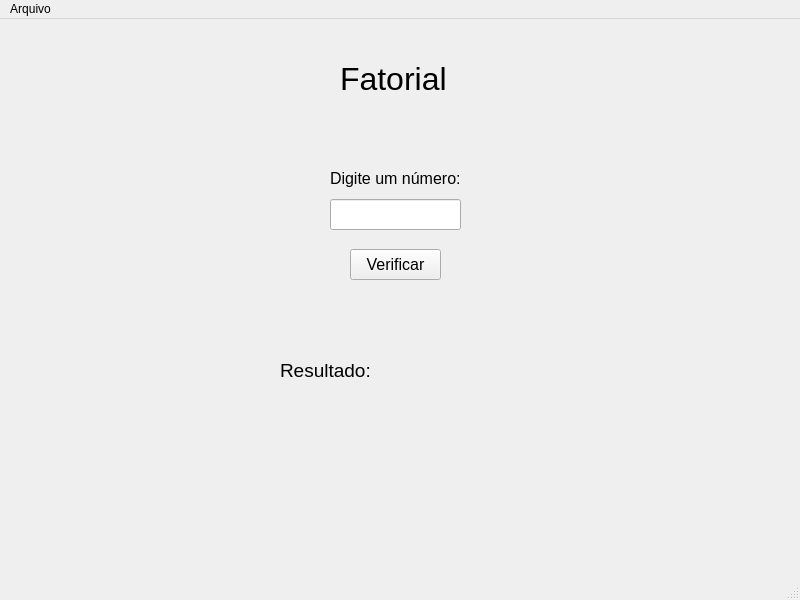
<?xml version="1.0" encoding="UTF-8"?>
<ui version="4.0">
 <class>MainWindow</class>
 <widget class="QMainWindow" name="MainWindow">
  <property name="geometry">
   <rect>
    <x>0</x>
    <y>0</y>
    <width>800</width>
    <height>600</height>
   </rect>
  </property>
  <property name="windowTitle">
   <string>MainWindow</string>
  </property>
  <widget class="QWidget" name="centralwidget">
   <widget class="QLabel" name="label">
    <property name="geometry">
     <rect>
      <x>340</x>
      <y>40</y>
      <width>105</width>
      <height>39</height>
     </rect>
    </property>
    <property name="font">
     <font>
      <pointsize>24</pointsize>
     </font>
    </property>
    <property name="text">
     <string>Fatorial</string>
    </property>
   </widget>
   <widget class="QLineEdit" name="lineEdit">
    <property name="geometry">
     <rect>
      <x>330</x>
      <y>180</y>
      <width>131</width>
      <height>31</height>
     </rect>
    </property>
   </widget>
   <widget class="QPushButton" name="pushButton">
    <property name="geometry">
     <rect>
      <x>350</x>
      <y>230</y>
      <width>91</width>
      <height>31</height>
     </rect>
    </property>
    <property name="font">
     <font>
      <pointsize>12</pointsize>
     </font>
    </property>
    <property name="text">
     <string>Verificar</string>
    </property>
   </widget>
   <widget class="QLabel" name="label_input">
    <property name="geometry">
     <rect>
      <x>330</x>
      <y>150</y>
      <width>135</width>
      <height>19</height>
     </rect>
    </property>
    <property name="font">
     <font>
      <pointsize>12</pointsize>
     </font>
    </property>
    <property name="text">
     <string>Digite um número:</string>
    </property>
   </widget>
   <widget class="QLabel" name="num_output">
    <property name="geometry">
     <rect>
      <x>380</x>
      <y>310</y>
      <width>381</width>
      <height>91</height>
     </rect>
    </property>
    <property name="font">
     <font>
      <pointsize>14</pointsize>
     </font>
    </property>
    <property name="text">
     <string/>
    </property>
   </widget>
   <widget class="QLabel" name="label_output">
    <property name="geometry">
     <rect>
      <x>280</x>
      <y>340</y>
      <width>95</width>
      <height>23</height>
     </rect>
    </property>
    <property name="font">
     <font>
      <pointsize>14</pointsize>
     </font>
    </property>
    <property name="text">
     <string>Resultado: </string>
    </property>
   </widget>
  </widget>
  <widget class="QMenuBar" name="menubar">
   <property name="geometry">
    <rect>
     <x>0</x>
     <y>0</y>
     <width>800</width>
     <height>21</height>
    </rect>
   </property>
   <widget class="QMenu" name="menuArquivo">
    <property name="title">
     <string>Arquivo</string>
    </property>
    <addaction name="actionNovo"/>
    <addaction name="actionAbrir"/>
    <addaction name="actionSalvar"/>
    <addaction name="actionSair"/>
   </widget>
   <addaction name="menuArquivo"/>
  </widget>
  <widget class="QStatusBar" name="statusbar"/>
  <action name="actionNovo">
   <property name="text">
    <string>Novo</string>
   </property>
   <property name="shortcut">
    <string>Ctrl+N</string>
   </property>
  </action>
  <action name="actionAbrir">
   <property name="text">
    <string>Abrir</string>
   </property>
   <property name="shortcut">
    <string>Ctrl+O</string>
   </property>
  </action>
  <action name="actionSalvar">
   <property name="text">
    <string>Salvar</string>
   </property>
   <property name="shortcut">
    <string>Ctrl+S</string>
   </property>
  </action>
  <action name="actionSair">
   <property name="text">
    <string>Sair</string>
   </property>
   <property name="shortcut">
    <string>Esc</string>
   </property>
  </action>
 </widget>
 <resources/>
 <connections/>
</ui>
